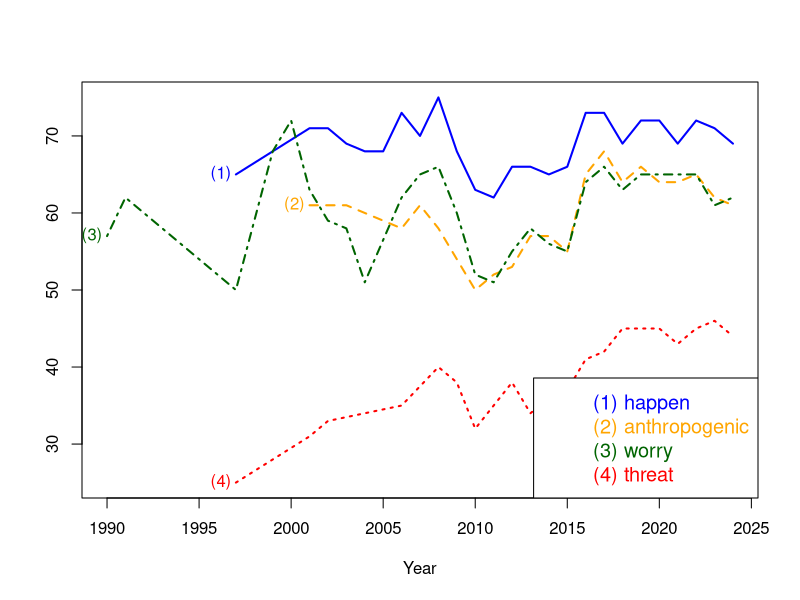

This figure's R source:
df <- read.csv("gallup_survey.csv", stringsAsFactors = FALSE)

str(df)

df$year <- as.numeric(df$year)

ylim_all <- range(as.matrix(df[ , -1]), na.rm = TRUE)

setEPS()
postscript("gallup_survey.eps", width=10, height=7)

plot(
  df$year, df$Galluphappen,
  type = "n",
  ylim = ylim_all,
  xlab = "", ylab = ""
)
mtext("Year", side = 1, line = 3, cex = 1)

add_line <- function(x, y, col, lwd = 2, lty = "solid") {
  ok <- !is.na(y)
  if (any(ok)) {
    lines(x[ok], y[ok], col = col, lwd = lwd, lty = lty)
  }
}

add_line(df$year, df$Galluphappen, col = "blue", lwd = 2, lty = "solid")
add_line(df$year, df$Gallupcause,   col = "orange",    lwd = 2, lty = "dashed")
add_line(df$year, df$Gallupworry,   col = "darkgreen",     lwd = 2, lty = "dotdash")
add_line(df$year, df$Gallupharmper, col = "red", lwd = 2, lty = "dotted")

cols    <- c("blue", "orange", "darkgreen", "red")
circles <- c("(1)", "(2)", "(3)", "(4)")
vars    <- c("Galluphappen","Gallupcause","Gallupworry","Gallupharmper")

for (i in 1:4) {
  y <- df[[vars[i]]]
  ok <- which(!is.na(y))
  first_idx <- ok[1]
  
  text(df$year[first_idx] + 0.3,
       y[first_idx],
       labels = circles[i],
       col = cols[i],
       cex = 1,
       pos = 2)
}

legend(
  "bottomright",
  legend = c("(1) happen", "(2) anthropogenic", "(3) worry", "(4) threat"),
  text.col = cols,
  bty = "o",
  lty = NA,
  lwd = NA,
  pch = NA,
  col = cols,
  cex = 1.2
)
dev.off()